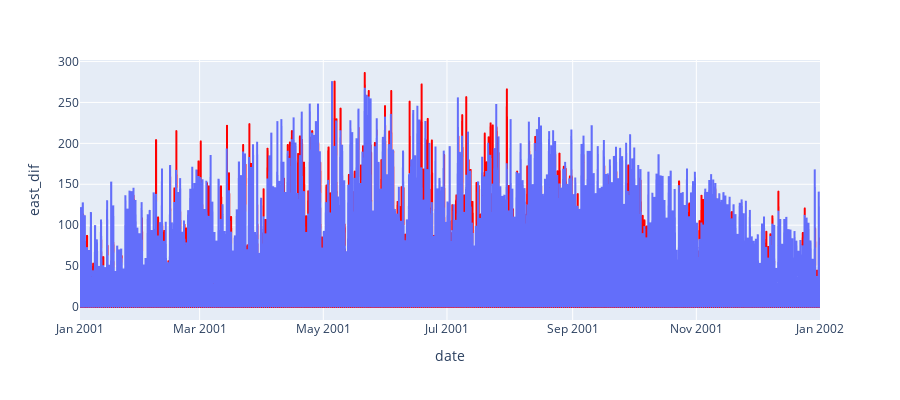

Notebook code for this chart:
### Code cell
import plotly.express as px

#fig = px.line(df_graph,x='date',y=['T_ext','T_z','T_s0','T_s1'],height=400)
#fig = px.line(df_graph,x='date',y=['south_beam', 'north_beam'],height=400)
fig = px.line(df_graph,x='date',y='east_dif',height=400)
fig.update_traces(line_color="red")
fig2 = px.line(df_eplus,x='time',y=20)
fig.add_trace(fig2.data[0])

fig.show()

### Figure 1 — Plotly figure (JSON) as saved in the notebook; plotly's stock layout.template omitted (floating-point values rounded to 4 significant figures; data arrays with more than 128 entries replaced by an {"elided": "..."} marker saying what was removed)
{"data": [{"hovertemplate": "date=%{x}<br>east_dif=%{y}<extra></extra>", "legendgroup": "", "line": {"color": "red", "dash": "solid"}, "marker": {"symbol": "circle"}, "mode": "lines", "name": "", "showlegend": false, "type": "scattergl", "x": {"elided": "8760 str values"}, "xaxis": "x", "y": {"elided": "8760 float values"}, "yaxis": "y"}, {"hovertemplate": "time=%{x}<br>20=%{y}<extra></extra>", "legendgroup": "", "line": {"color": "#636efa", "dash": "solid"}, "marker": {"symbol": "circle"}, "mode": "lines", "name": "", "showlegend": false, "type": "scattergl", "x": {"elided": "52560 str values"}, "xaxis": "x", "y": {"elided": "52560 float values"}, "yaxis": "y"}], "layout": {"height": 400, "legend": {"tracegroupgap": 0}, "margin": {"t": 60}, "xaxis": {"anchor": "y", "domain": [0, 1], "title": {"text": "date"}}, "yaxis": {"anchor": "x", "domain": [0, 1], "title": {"text": "east_dif"}}}}
